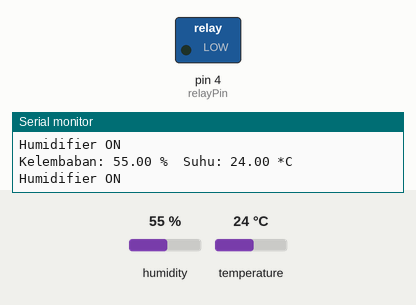
The sketch below on a simulated Arduino Uno, built with avr-gcc and run on an emulated ATmega328P. Shown: switched loads named in the sketch (green lamp = pin HIGH), the last lines printed to the serial monitor. Inputs (shaded band) come from the test bench; at power-on: humidity 55 %, temperature 24 °C.

Above: at 2.8 s.
2.9 s: humidity set to 58 %
5.6 s: humidity set to 61 %
At 6.4 s:
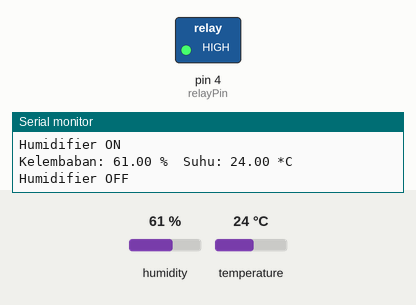
8.3 s: humidity set to 22 %
At 11.2 s:
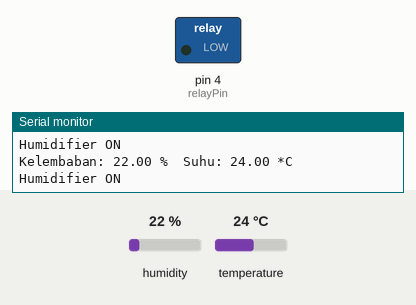
11.5 s: humidity set to 68 %
At 13.0 s:
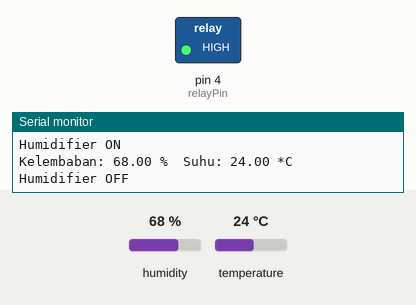
Timing chart, 0 to 14.5 s (numbered marks = the images above; inputs shaded):
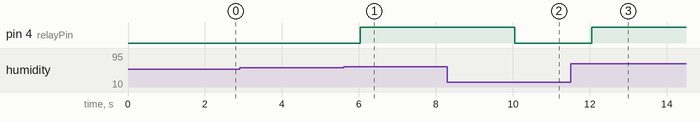

The sketch:

relay_humidifier.ino
```cpp
#include <DHT.h>

// Konfigurasi Sensor DHT22
#define DHTTYPE DHT22
#define DHTPIN 2
DHT dht(DHTPIN, DHTTYPE);

// Konfigurasi Relay Humidifier
const int relayPin = 4;   // Pin digital untuk mengontrol relay
const int humidifierTriggerLevel = 60; // Level kelembaban untuk mengaktifkan humidifier

void setup() {
  // Inisialisasi komunikasi serial
  Serial.begin(9600);

  // Inisialisasi sensor DHT22
  dht.begin();

  // Inisialisasi pin relay untuk humidifier
  pinMode(relayPin, OUTPUT);
  digitalWrite(relayPin, HIGH); // Memastikan relay dalam keadaan OFF (HIGH = off, LOW = on)
}

void loop() {
  // Membaca data dari sensor DHT22
  float humidity = dht.readHumidity();
  float temperature = dht.readTemperature();

  // Cek kegagalan pembacaan sensor DHT
  if (isnan(humidity) || isnan(temperature)) {
    Serial.println("Gagal membaca sensor DHT!");
  } else {
    Serial.print("Kelembaban: ");
    Serial.print(humidity);
    Serial.print(" %\t");
    Serial.print("Suhu: ");
    Serial.print(temperature);
    Serial.println(" *C");
  }

  // Mengontrol relay berdasarkan kelembaban
  if (humidity < humidifierTriggerLevel) {
    digitalWrite(relayPin, LOW); // Aktifkan relay (ON)
    Serial.println("Humidifier ON");
  } else {
    digitalWrite(relayPin, HIGH); // Nonaktifkan relay (OFF)
    Serial.println("Humidifier OFF");
  }

  delay(1000); // Perbarui setiap 1 detik
}
```

Measured:
- the behaviour switches between 59 and 60 % on humidity (found by bisection; images 0 and 1)
- after the input at 5.6 s, pin 4 (relayPin): LOW → HIGH after 0.43 s
- after the input at 8.3 s, pin 4 (relayPin): HIGH → LOW after 1.7 s
- after the input at 11.5 s, pin 4 (relayPin): LOW → HIGH after 0.55 s
